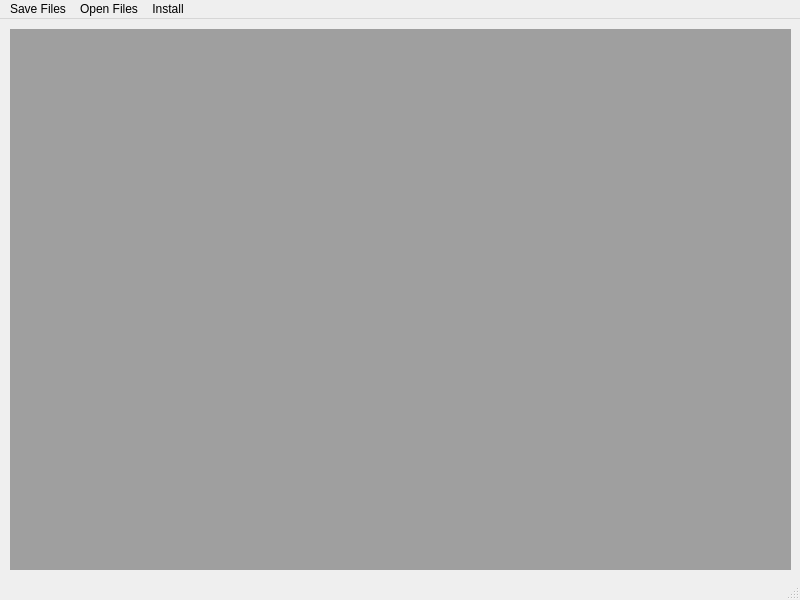
<?xml version="1.0" encoding="UTF-8"?>
<ui version="4.0">
 <class>MainWindow</class>
 <widget class="QMainWindow" name="MainWindow">
  <property name="geometry">
   <rect>
    <x>0</x>
    <y>0</y>
    <width>800</width>
    <height>600</height>
   </rect>
  </property>
  <property name="sizePolicy">
   <sizepolicy hsizetype="Fixed" vsizetype="Fixed">
    <horstretch>0</horstretch>
    <verstretch>0</verstretch>
   </sizepolicy>
  </property>
  <property name="maximumSize">
   <size>
    <width>1920</width>
    <height>1080</height>
   </size>
  </property>
  <property name="windowTitle">
   <string>MainWindow</string>
  </property>
  <widget class="QWidget" name="centralwidget">
   <property name="sizePolicy">
    <sizepolicy hsizetype="Maximum" vsizetype="Maximum">
     <horstretch>0</horstretch>
     <verstretch>0</verstretch>
    </sizepolicy>
   </property>
   <widget class="QMdiArea" name="mdiArea">
    <property name="geometry">
     <rect>
      <x>10</x>
      <y>10</y>
      <width>781</width>
      <height>541</height>
     </rect>
    </property>
    <property name="sizePolicy">
     <sizepolicy hsizetype="Maximum" vsizetype="Maximum">
      <horstretch>0</horstretch>
      <verstretch>0</verstretch>
     </sizepolicy>
    </property>
   </widget>
  </widget>
  <widget class="QMenuBar" name="menubar">
   <property name="geometry">
    <rect>
     <x>0</x>
     <y>0</y>
     <width>800</width>
     <height>21</height>
    </rect>
   </property>
   <widget class="QMenu" name="menuSave_Files">
    <property name="title">
     <string>Save Files</string>
    </property>
   </widget>
   <widget class="QMenu" name="menuOpen_Files">
    <property name="title">
     <string>Open Files</string>
    </property>
   </widget>
   <widget class="QMenu" name="menuInstall">
    <property name="title">
     <string>Install</string>
    </property>
    <addaction name="actionADC"/>
   </widget>
   <addaction name="menuSave_Files"/>
   <addaction name="menuOpen_Files"/>
   <addaction name="menuInstall"/>
  </widget>
  <widget class="QStatusBar" name="statusbar"/>
  <action name="actionADC">
   <property name="text">
    <string>ADC</string>
   </property>
  </action>
 </widget>
 <resources/>
 <connections/>
</ui>
